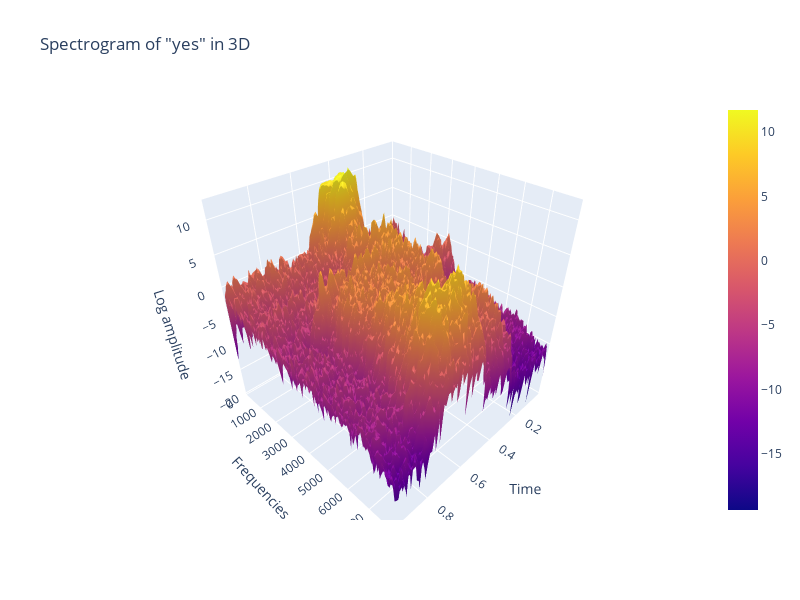

The notebook cell this image was saved under:
### Markdown cell above
3D 그래프로 그려보기

### Code cell
# plotly.graph_objs as go
# plotly.offline as py

data = [go.Surface(x=times, y=freqs, z=spectrogram.T)]
layout = go.Layout(
        autosize=False,
        width=800, height=600,
        title='Spectrogram of "yes" in 3D',
        scene = dict(
            yaxis = dict(title='Frequencies', range=[freqs.min(),freqs.max()]),
            xaxis = dict(title='Time', range=[times.min(), times.max()]),
            zaxis = dict(title='Log amplitude')
        )
)
fig = go.Figure(data=data, layout=layout)
py.iplot(fig)

### Figure 1 — Plotly figure (JSON) as saved in the notebook; plotly's stock layout.template omitted (floating-point values rounded to 4 significant figures; data arrays with more than 128 entries replaced by an {"elided": "..."} marker saying what was removed)
{"data": [{"type": "surface", "x": [0.01, 0.02, 0.03, 0.04, 0.05, 0.06, 0.07, 0.08, 0.09, 0.1, 0.11, 0.12, 0.13, 0.14, 0.15, 0.16, 0.17, 0.18, 0.19, 0.2, 0.21, 0.22, 0.23, 0.24, 0.25, 0.26, 0.27, 0.28, 0.29, 0.3, 0.31, 0.32, 0.33, 0.34, 0.35, 0.36, 0.37, 0.38, 0.39, 0.4, 0.41, 0.42, 0.43, 0.44, 0.45, 0.46, 0.47, 0.48, 0.49, 0.5, 0.51, 0.52, 0.53, 0.54, 0.55, 0.56, 0.57, 0.58, 0.59, 0.6, 0.61, 0.62, 0.63, 0.64, 0.65, 0.66, 0.67, 0.68, 0.69, 0.7, 0.71, 0.72, 0.73, 0.74, 0.75, 0.76, 0.77, 0.78, 0.79, 0.8, 0.81, 0.82, 0.83, 0.84, 0.85, 0.86, 0.87, 0.88, 0.89, 0.9, 0.91, 0.92, 0.93, 0.94, 0.95, 0.96, 0.97, 0.98, 0.99], "y": {"elided": "161 int values"}, "z": {"elided": "161x99 float values"}}], "layout": {"autosize": false, "height": 600, "scene": {"xaxis": {"range": [0.01, 0.99], "title": {"text": "Time"}}, "yaxis": {"range": [0, 8000], "title": {"text": "Frequencies"}}, "zaxis": {"title": {"text": "Log amplitude"}}}, "title": {"text": "Spectrogram of \"yes\" in 3D"}, "width": 800}}
